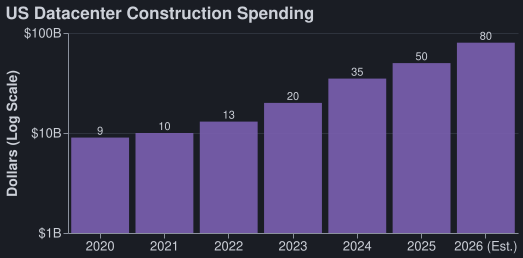

Reproduce this figure in Python.
"""Log-scale bars: US datacenter construction spending per year since 2020.

US Census Bureau, Value of Construction Put in Place, private "Data center"
line (2026 release). Buildings and installed structure in the US only: no
chips, servers or land. 2020 and 2021 are sums of the monthly figures. 2026 is
an estimate: $54.2B for January to September, plus three more months at
September's $8.5B.
https://www.census.gov/construction/c30/xlsx/private.xlsx

Values are rounded to about two significant figures.

Run from the post dir:  python3 charts/spend_bars.py
"""
import altair as alt

from theme import HUE, FG, fonts, save

ROWS = [
    # (year, billions of dollars)
    ("2020", 9), ("2021", 10), ("2022", 13), ("2023", 20),
    ("2024", 35), ("2025", 50), ("2026 (Est.)", 80),
]

WIDTH = 450
FLOOR = 1  # $1B; log axes have no zero, so bars rise from the bottom of the axis

data = [{"year": y, "usd": v, "floor": FLOOR, "label": f"{v:g}"} for y, v in ROWS]
f = fonts(WIDTH)

base = alt.Chart(alt.Data(values=data)).encode(
    x=alt.X("year:N", sort=[y for y, _ in ROWS], title=None, axis=alt.Axis(labelAngle=0)))
bar = base.mark_bar(color=HUE["dollar"], opacity=0.9).encode(
    y=alt.Y("usd:Q", title="Dollars (Log Scale)",
            scale=alt.Scale(type="log", domain=[FLOOR, 100], nice=False),
            axis=alt.Axis(values=[1, 10, 100], labelExpr="'$' + datum.value + 'B'")),
    y2="floor:Q")
labels = base.mark_text(dy=-6, fontSize=f["label"], color=FG).encode(y="usd:Q", text="label:N")

chart = (bar + labels).properties(width=WIDTH, height=200,
                                  title="US Datacenter Construction Spending")
save(chart, "spend_bars", WIDTH)
